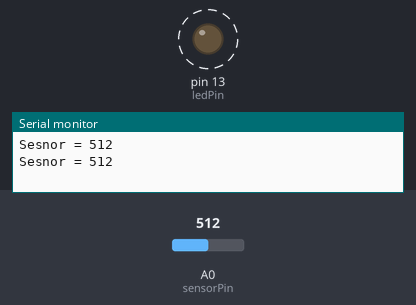
Simulated run of this sketch. Board: Arduino Uno, built with avr-gcc and run on an emulated ATmega328P. Shown: output pins drawn as LEDs (lit = HIGH), the last lines printed to the serial monitor. Dashed ring = blinking. The inputs (shaded band) are chosen by the test bench; at power-on: A0 (sensorPin) = 512.

Above: at 1.8 s.
1.9 s: A0 (sensorPin) set to 306
At 2.2 s:
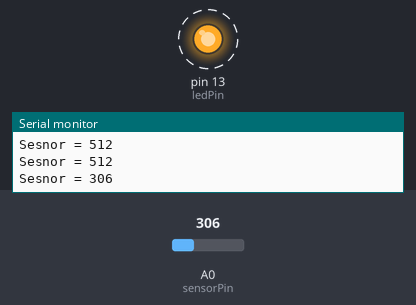
5.4 s: A0 (sensorPin) set to 0
At 5.9 s:
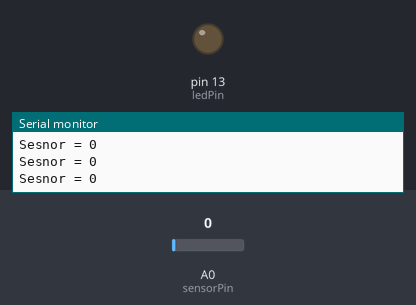
9.5 s: A0 (sensorPin) set to 122
At 9.82 s:
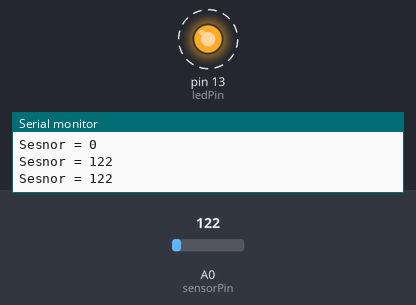
Timing chart, 0 to 19.0 s (numbered marks = the images above; inputs shaded):
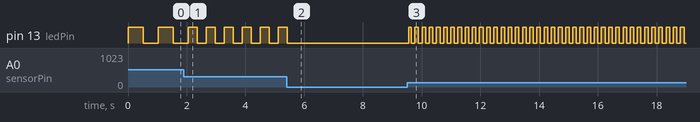

Measured:
- after the input at 1.9 s, pin 13 (ledPin): alternates HIGH for 0.31 s and LOW for 0.31 s, starting after 0.46 s
- after the input at 5.4 s, pin 13 (ledPin): goes on until 5.4 s, then stays LOW
- after the input at 9.5 s, pin 13 (ledPin): alternates HIGH for 0.12 s and LOW for 0.12 s, starting after 0.06 s
- by itself, pin 13 (ledPin): alternates HIGH for 0.51 s and LOW for 0.51 s

The sketch:

Circuit__02.ino
```cpp
/*
  POTENTIOMETER

  Measure the poistion of a potentiometer and use it to
  control the blink rate of an LED. Turn the knob to make
  it blink faster or slower!

  Its a same type of control we'd use to change volume,
  dim a lamp, etc. A potentiometer changes resistance as
  it is turned.

  LED blink delay based on the potentiometer value
*/

int sensorPin = 0;  // The potentiometer is connect to analog
                    // pin 0
int ledPin = 13;  // LED is connected to digital pin 13

void setup() {
   pinMode(ledPin, OUTPUT);
   Serial.begin(9600);
}

void loop() {
  int sensorValue;

  sensorValue = analogRead(sensorPin);

  Serial.print("Sesnor = ");
  Serial.print(sensorValue);
  Serial.print("\n");


  digitalWrite(ledPin, HIGH); // Turn the LED ON

  delay( sensorValue ); // Pause for sensorValue milliseconds

  digitalWrite(ledPin, LOW); // Turn the LED OFF

  delay(sensorValue);
}
```
